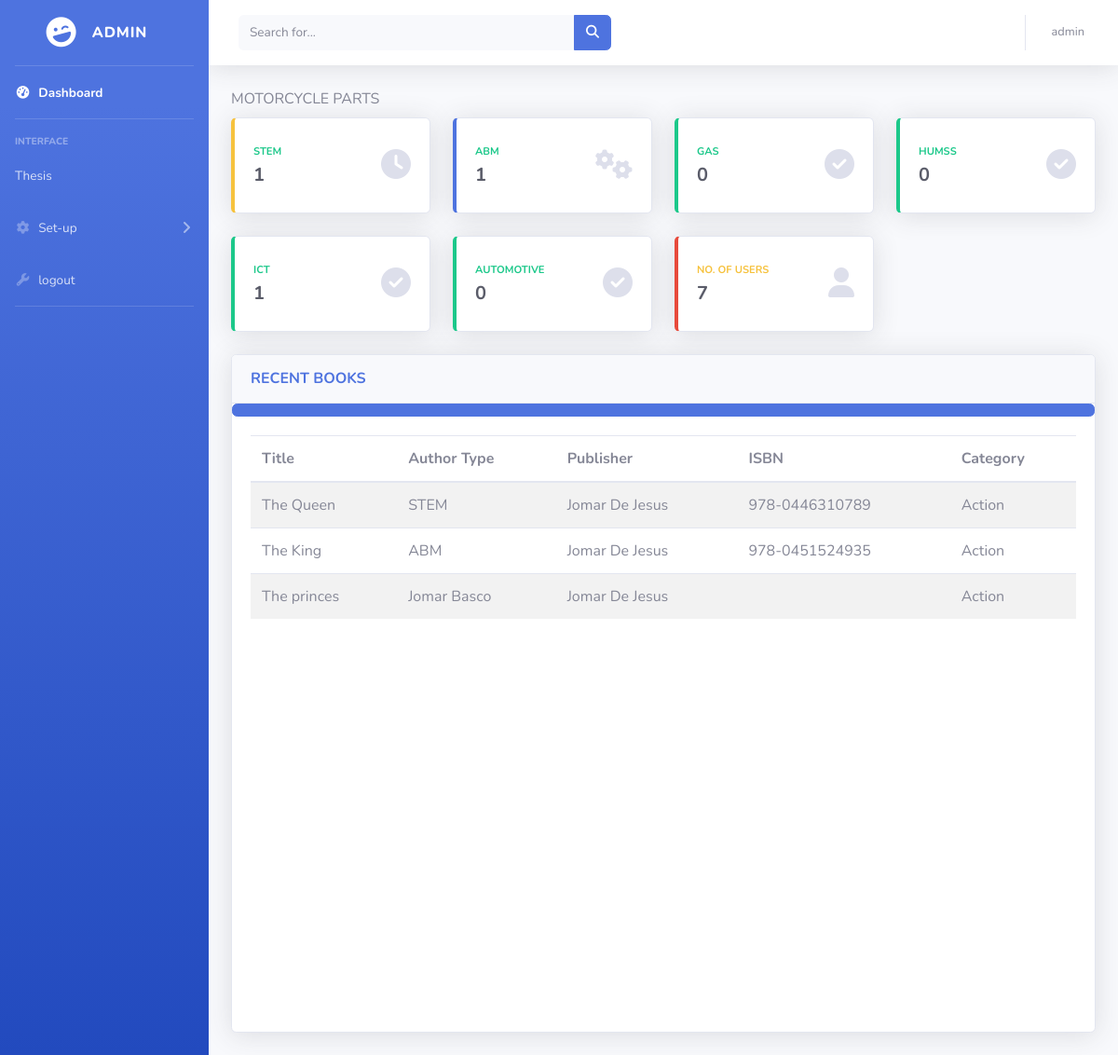
/admin/dashboard (signed in), run on the app's committed database.
### tables this page shows
CREATE TABLE `tbl_users` (
  `user_id` int(11) NOT NULL,
  `username` varchar(50) NOT NULL,
  `password` varchar(255) NOT NULL,
  `name` varchar(100) NOT NULL,
  `email` varchar(100) NOT NULL,
  `role` varchar(20) NOT NULL,
  `strand` varchar(50) NOT NULL
);

CREATE TABLE `tbl_books` (
  `book_id` int(11) NOT NULL,
  `title` varchar(200) NOT NULL,
  `author` varchar(100) NOT NULL,
  `publisher` varchar(100) NOT NULL,
  `isbn` varchar(20) NOT NULL,
  `category` varchar(50) NOT NULL,
  `status` varchar(20) NOT NULL DEFAULT 'Available',
  `strand` varchar(50) NOT NULL
);

### admin/dashboard.php (the view, shortened to what the rows shown need)
<?php
include "../session.php";
$role = $_SESSION['role'];
$sql = "SELECT * FROM tbl_users WHERE role = '$role'";
?>
<!DOCTYPE html>
<html lang="en">
<head>
    <link href="https://stackpath.bootstrapcdn.com/bootstrap/4.5.2/css/bootstrap.min.css" rel="stylesheet">
    <link href="vendor/fontawesome-free/css/all.min.css" rel="stylesheet" type="text/css">
    <link href="css/sb-admin-2.min.css" rel="stylesheet">
</head>
<body id="page-top">
    <div id="wrapper">
        <ul class="navbar-nav bg-gradient-primary sidebar sidebar-dark accordion" id="accordionSidebar">
            <?php include "../nav.php"; ?>
        </ul>
        <div id="content-wrapper" class="d-flex flex-column">
            <div id="content">
                <nav class="navbar navbar-expand navbar-light bg-white topbar mb-4 static-top shadow">
                    <ul class="navbar-nav ml-auto">
                        <li class="nav-item dropdown no-arrow">
                            <?php
                            echo '<a class="nav-link dropdown-toggle" href="#" id="userDropdown" role="button"
                                data-toggle="dropdown" aria-haspopup="true" aria-expanded="false">
                                <span class="mr-2 d-none d-lg-inline text-gray-600 small">' . $user . '</span>
                                <!-- <img class="img-profile rounded-circle"
                                    src="img/undraw_profile.svg"> -->
                            </a>';
                            ?>
                        </li>
                    </ul>
                </nav>
                <div class="container-fluid" id="maincontent">
                    <?php
                    if (isset($_SESSION['user_id'])) {
                        $user_id = $_SESSION['user_id'];
                        $query = "SELECT * FROM tbl_users WHERE user_id = '$user_id'";
                        $result = $conn->query($query);
                        if ($result->num_rows == 1) {
                            $role = $_SESSION['role'];
                            if ($role == 'admin') {
                    echo '
                        <div class="row">
                            <div class="col-xl col-lg-7">
                                <div class="card shadow mb-4">
                                    <div class="card-header py-3 d-flex flex-row align-items-center justify-content-between">
                                        <h6 class="m-0 font-weight-bold text-primary mr-5">RECENT BOOKS</h6>
                                        <div class="date-range-container mr-auto"></div>
                                    </div>';
                                    echo'<button class="btn btn-primary float-right" data-toggle="modal" data-target="#book"></button>
                                    <div class="card-body" style="height:660px;">
                                        <table id="example" class="table table-striped" style="width:100%;">
                                            <thead>
                                                <tr>
                                                    <th>Title</th>
                                                    <th>Author Type</th>
                                                    <th>Publisher</th>
                                                    <th>ISBN</th>
                                                    <th>Category</th>
                                                </tr>
                                            </thead>
                                            <tbody>';
                    if (isset($_SESSION['user_id'])) {
                        $user_id = $_SESSION['user_id'];
                        $query = "SELECT * FROM tbl_users WHERE user_id = '$user_id'";
                        $result = $conn->query($query);
                        if ($result->num_rows == 1) {
                            $sql = "SELECT * FROM tbl_books";
                            $result = mysqli_query($conn, $sql);
                            if (mysqli_num_rows($result) > 0) {
                                while ($row = mysqli_fetch_assoc($result)) {
                                    echo "<tr>";
                                    echo "<td>" . $row['title'] . "</td>";
                                    echo "<td>" . $row['author'] . "</td>";
                                    echo "<td>" . $row['publisher'] . "</td>";
                                    echo "<td>" . $row['isbn'] . "</td>";
                                    echo "<td>" . $row['category'] . "</td>";
                                    echo "</tr>";
                                }
                            } else {
                                echo "<tr><td colspan='5' class='text-center'>No data found</td></tr>";
                            }
                        }
                    }
                }
            }
        }
                    echo '
                                            </tbody>
                                        </table>
                                    </div>
                                </div>
                            </div>
                        </div>';
                ?>
</body>
</html>

### nav.php (shortened to what the rows shown need)
<?php
if (isset($_SESSION['user_id'])) {
    $user_id = $_SESSION['user_id'];
    $query = "SELECT * FROM tbl_users WHERE user_id = '$user_id'";
    $result = $conn->query($query);
    if ($result->num_rows == 1) {
        $user_data = $result->fetch_assoc();
        $role = $user_data['role'];
        if ($role == 'admin') {
            $result = $conn->query($sql);
            while ($row = $result->fetch_assoc()) {
                $user = $row['username'];
            }
            echo '<a class="sidebar-brand d-flex align-items-center justify-content-center" href="dashboard">
                <div class="sidebar-brand-icon rotate-n-15">
                    <i class="fas fa-laugh-wink"></i>
                </div>
                <div class="sidebar-brand-text mx-3">' . $user . '</div>
            </a>';
            echo '<hr class="sidebar-divider my-0">
            <li class="nav-item active">
                <a class="nav-link" href="dashboard">
                    <i class="fas fa-fw fa-tachometer-alt"></i>
                    <span>Dashboard</span></a>
            </li>
            <hr class="sidebar-divider">
            <div class="sidebar-heading">
                Interface
            </div>';
            echo ' <li class="nav-item">
                <a class="nav-link collapsed" href="thesis">
                    <span>Thesis</span>
                </a>
            </li>
            <li class="nav-item">
    <a class="nav-link collapsed" href="#" data-toggle="collapse" data-target="#collapseTwo"
        aria-expanded="true" aria-controls="collapseTwo">
        <i class="fas fa-fw fa-cog"></i>
        <span>Set-up</span>
    </a>
    <div id="collapseTwo" class="collapse" aria-labelledby="headingTwo" data-parent="#accordionSidebar">
        <div class="bg-white py-2 collapse-inner rounded">
            <h6 class="collapse-header">Document Component:</h6>
            <a class="collapse-item" href="#">User</a>
            <a class="collapse-item" href="#">Strand</a>
        </div>
    </div>
</li>
            <li class="nav-item">
                <a class="nav-link collapsed" href="../backend/logout.php">
                    <i class="fas fa-fw fa-wrench"></i>
                    <span>logout</span>
                </a>
            </li>
 ';
        }
    }
}

### data on the page
tbl_users: username "ADMIN", username "admin"
tbl_books: title "The Queen", author "STEM", publisher "Jomar De Jesus", isbn "978-0446310789", category "Action"
tbl_books: title "The King", author "ABM", publisher "Jomar De Jesus", isbn "978-0451524935", category "Action"
tbl_books: title "The princes", author "Jomar Basco", publisher "Jomar De Jesus", category "Action"

### other printed values
$count "1"
$count "0"
$count "7"
